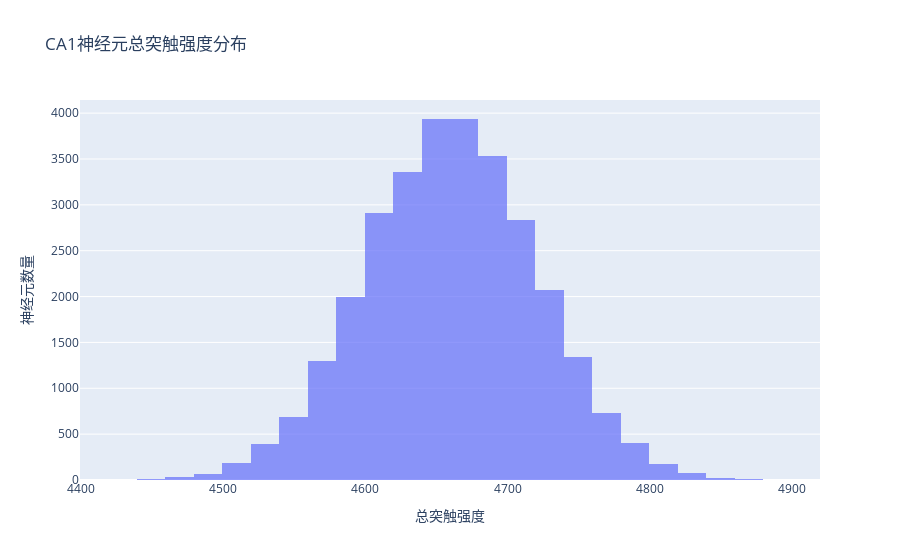

This figure's notebook cell:
### Code cell
# ------------------ 训练前突触分布 ------------------
#print("训练前的突触强度分布:")
#strengths_before = analyze_synaptic_strength_distribution(net)

# ------------------ 训练前记忆测试（任选一个模式可查看） ------------------
memory_before = net.forward(patterns[1])
print("\n=== 训练前记忆测试 ===")
print("训练前 CA1 激活向量（部分）:", memory_before[:50].cpu().numpy())
print("训练前 CA1 激活神经元数量:", memory_before.sum().item())

# ------------------ 对所有模式进行训练 ------------------
print("\n=== 执行BTSP训练（所有模式） ===")
net.train(patterns)

# ------------------ 训练后突触分布 ------------------
print("\n训练后的突触强度分布:")
strengths_after = analyze_synaptic_strength_distribution(net)

# ------------------ 训练后记忆测试（任选一个模式可查看） ------------------
memory_after = net.forward(patterns[1])
print("\n=== 训练后记忆测试 ===")
print("训练后 CA1 激活向量（部分）:", memory_after[:50].cpu().numpy())
print("训练后 CA1 激活神经元数量:", memory_after.sum().item())

# ------------------ 训练前后对比 ------------------
#print("\n=== 训练前后对比 ===")
##strength_change = strengths_after - strengths_before
#print(f"突触强度平均变化: {strength_change.mean():.6f}")
#print(f"突触强度变化标准差: {strength_change.std():.6f}")
#print(f"突触强度增加的数量: {(strength_change > 0).sum()}")
#print(f"突触强度减少的数量: {(strength_change < 0).sum()}")
#print(f"突触强度不变的数量: {(strength_change == 0).sum()}")

### Figure 1 — Plotly figure (JSON) as saved in the notebook; plotly's stock layout.template omitted (floating-point values rounded to 4 significant figures; data arrays with more than 128 entries replaced by an {"elided": "..."} marker saying what was removed)
{"data": [{"name": "突触强度分布", "nbinsx": 50, "opacity": 0.7, "type": "histogram", "x": {"elided": "30000 float values"}}], "layout": {"showlegend": false, "title": {"text": "CA1神经元总突触强度分布"}, "xaxis": {"title": {"text": "总突触强度"}}, "yaxis": {"title": {"text": "神经元数量"}}}}
